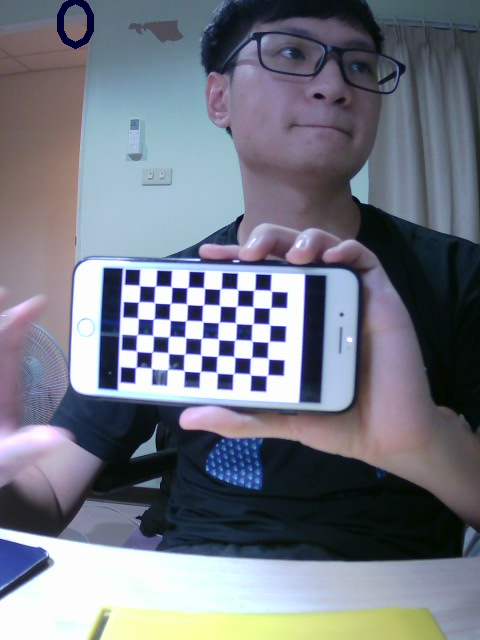
#> input picture Stereo/stereoL_img1.png, 480 x 640 px, found by its file name
$ python calibrate.py   (older library calls are emulated)
#> lines starting #> are read from the running program, lines starting #| are printed output that depends on the picture; after the words box and inside, x2 and y2 are one past the last pixel; in counts of white or black regions, pixels touching at a corner belong together
import numpy as np
import cv2
from tqdm import tqdm

# Set the path to the images captured by the left and right cameras


print("Extracting image coordinates of respective 3D pattern ....\n")

# Termination criteria for refining the detected corners
criteria = (cv2.TERM_CRITERIA_EPS + cv2.TERM_CRITERIA_MAX_ITER, 30, 0.001)


objp = np.zeros((9*6,3), np.float32)
objp[:,:2] = np.mgrid[0:9,0:6].T.reshape(-1,2)

img_ptsL = []
img_ptsR = []
obj_pts = []

imgL = cv2.imread("./yodex/Stereo/stereoL_img1.png")
#> imgL is the input picture: shape (640, 480, 3); mean B, G, R 131.8, 120.3, 116
imgR = cv2.imread("./yodex/Stereo/stereoR_img1.png")
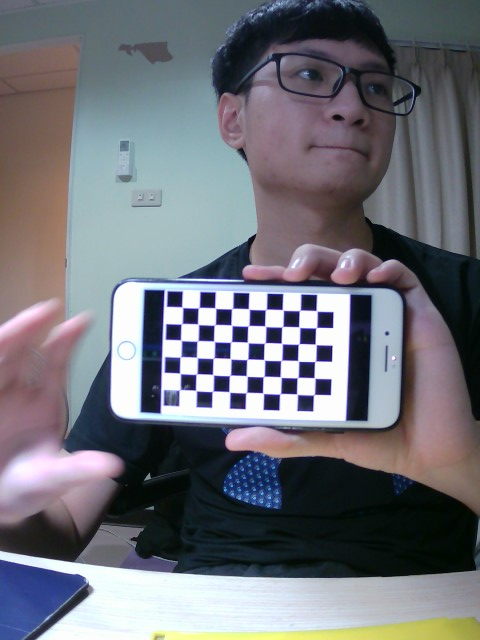
#> input picture Stereo/stereoR_img1.png, 480 x 640 px, found by its file name
#> imgR is the input picture: shape (640, 480, 3); mean B, G, R 120.9, 113.6, 112.2
imgL_gray = cv2.cvtColor(imgL, cv2.COLOR_BGR2GRAY)
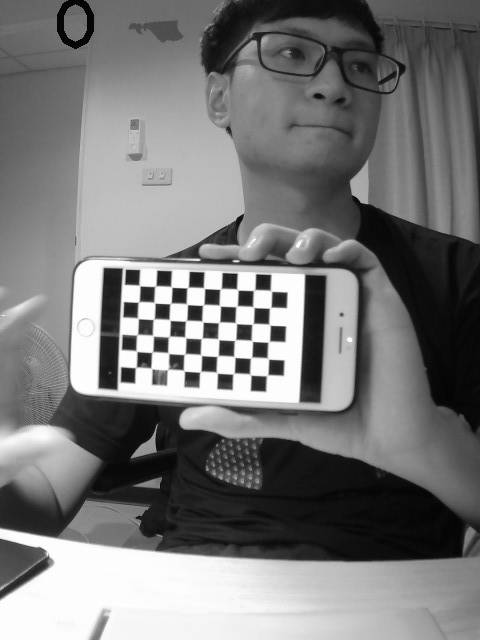
#> imgL_gray: shape (640, 480); min 1, max 255, mean 120.2
imgR_gray = cv2.cvtColor(imgR, cv2.COLOR_BGR2GRAY)
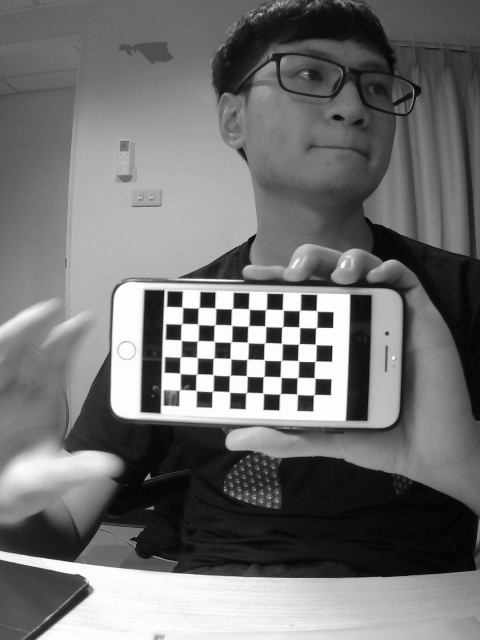
#> imgR_gray: shape (640, 480); min 1, max 255, mean 113.9

for i in tqdm(range(1,9)):
	imgL = cv2.imread("./yodex/Stereo/stereoL_img%d.png"%i)
	imgR = cv2.imread("./yodex/Stereo/stereoR_img%d.png"%i)
	imgL_gray = cv2.cvtColor(imgL, cv2.COLOR_BGR2GRAY)
	imgR_gray = cv2.cvtColor(imgR, cv2.COLOR_BGR2GRAY)


	outputL = imgL.copy()
	outputR = imgR.copy()

	retR, cornersR =  cv2.findChessboardCorners(outputR,(9,6),None)
#> retR = True; cornersR = 54 rows, first 8: [181.9, 306.9], [198.6, 307.8], [215, 307.9], [231.8, 308.8], [248.5, 308.7], [265.8, 309.5], [282.4, 309.6], [299.7, 310.4]
	retL, cornersL = cv2.findChessboardCorners(outputL,(9,6),None)
#> retL = True; cornersL = 54 rows, first 8: [139.6, 285.5], [155.5, 285.9], [171.8, 287.3], [187.1, 287.9], [204.6, 288.6], [219.7, 289.5], [238.2, 290.3], [253.2, 290.7]

	print(retR,retL)
#| True True
	if retR and retL:
		obj_pts.append(objp)
		cv2.cornerSubPix(imgR_gray,cornersR,(11,11),(-1,-1),criteria)
		cv2.cornerSubPix(imgL_gray,cornersL,(11,11),(-1,-1),criteria)
		cv2.drawChessboardCorners(outputR,(9,6),cornersR,retR)
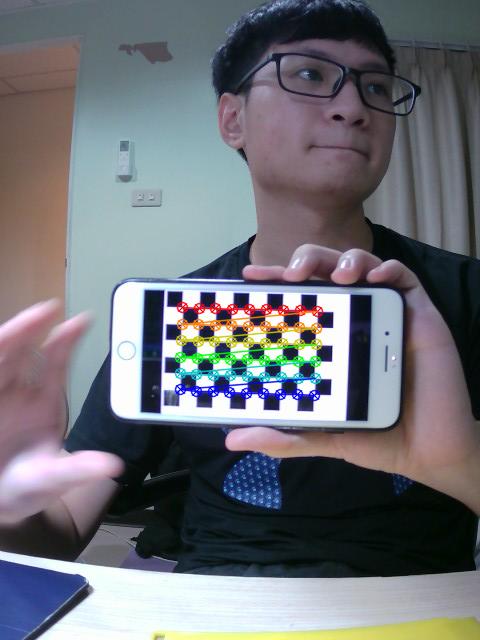
#> outputR: shape (640, 480, 3); 2.68% of pixels changed, all inside (x1, y1, x2, y2) = (174, 301, 324, 402)
		cv2.drawChessboardCorners(outputL,(9,6),cornersL,retL)
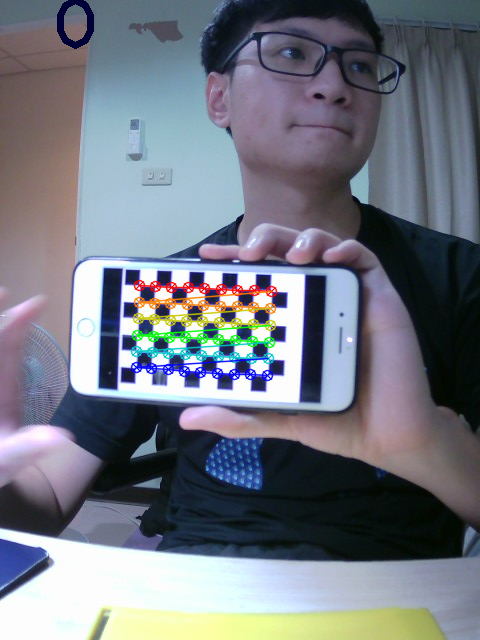
#> outputL: shape (640, 480, 3); 2.65% of pixels changed, all inside (x1, y1, x2, y2) = (130, 279, 278, 382)
		cv2.imshow('cornersR',outputR)
		cv2.imshow('cornersL',outputL)
		print("current: "+str(i))
		# cv2.waitKey(0)

		img_ptsL.append(cornersL)
		img_ptsR.append(cornersR)
#> pass 2 of the loop `for i in tqdm(range(1,9)):`:
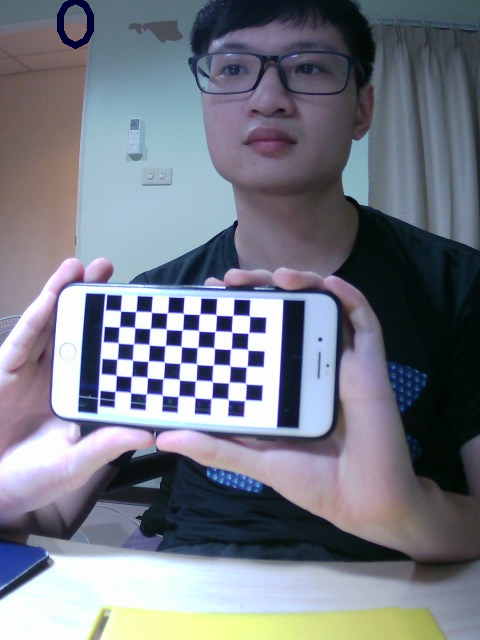
#> input picture Stereo/stereoL_img2.png, 480 x 640 px, found by its file name
#> imgL is the input picture: shape (640, 480, 3); mean B, G, R 134.2, 122.7, 118.6
#> `imgL_gray = cv2.cvtColor(imgL, cv2.COLOR_BGR2GRAY)`:
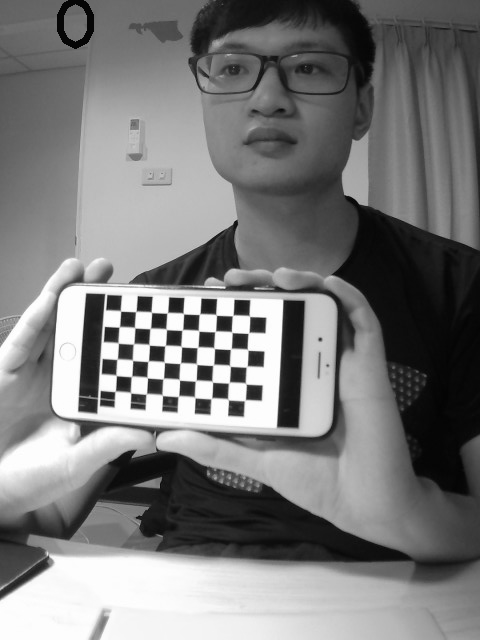
#> imgL_gray: shape (640, 480); min 2, max 255, mean 122.7
#> (the run stopped early here; a loop or call above may not have finished)
